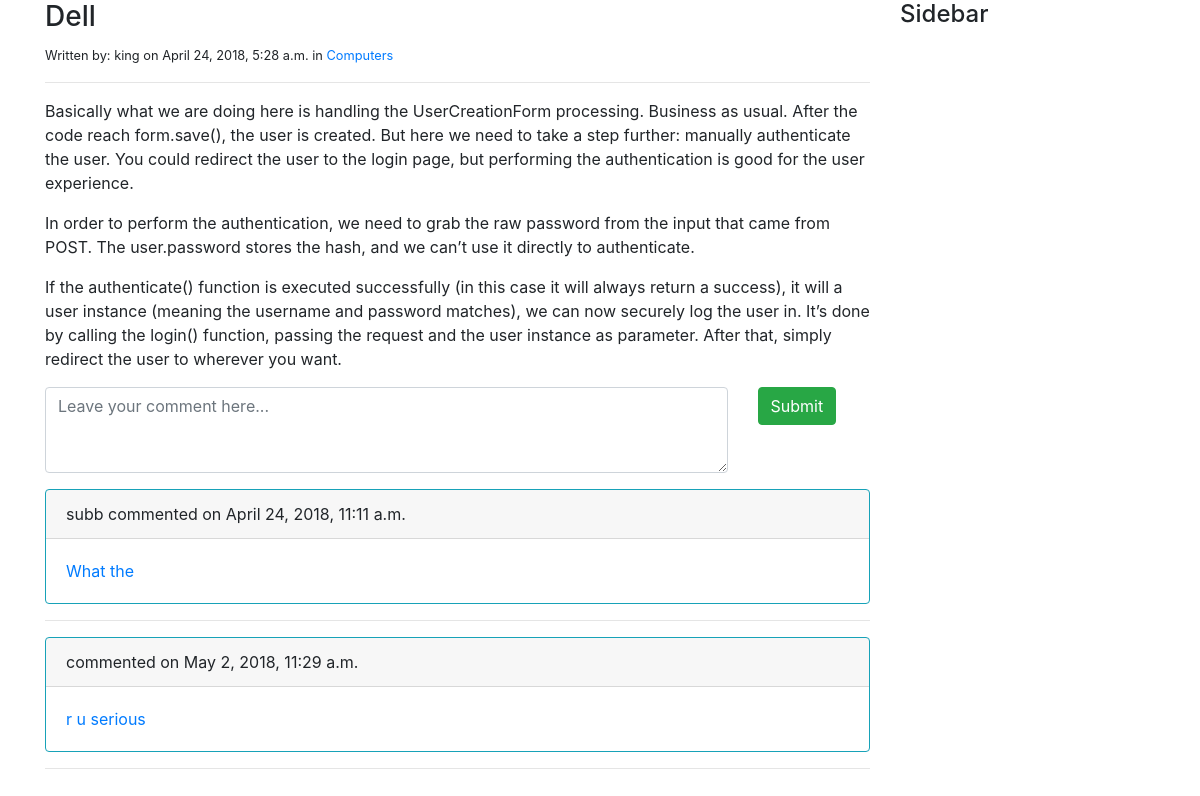
Page /blog/dell/ on the earlier database version.
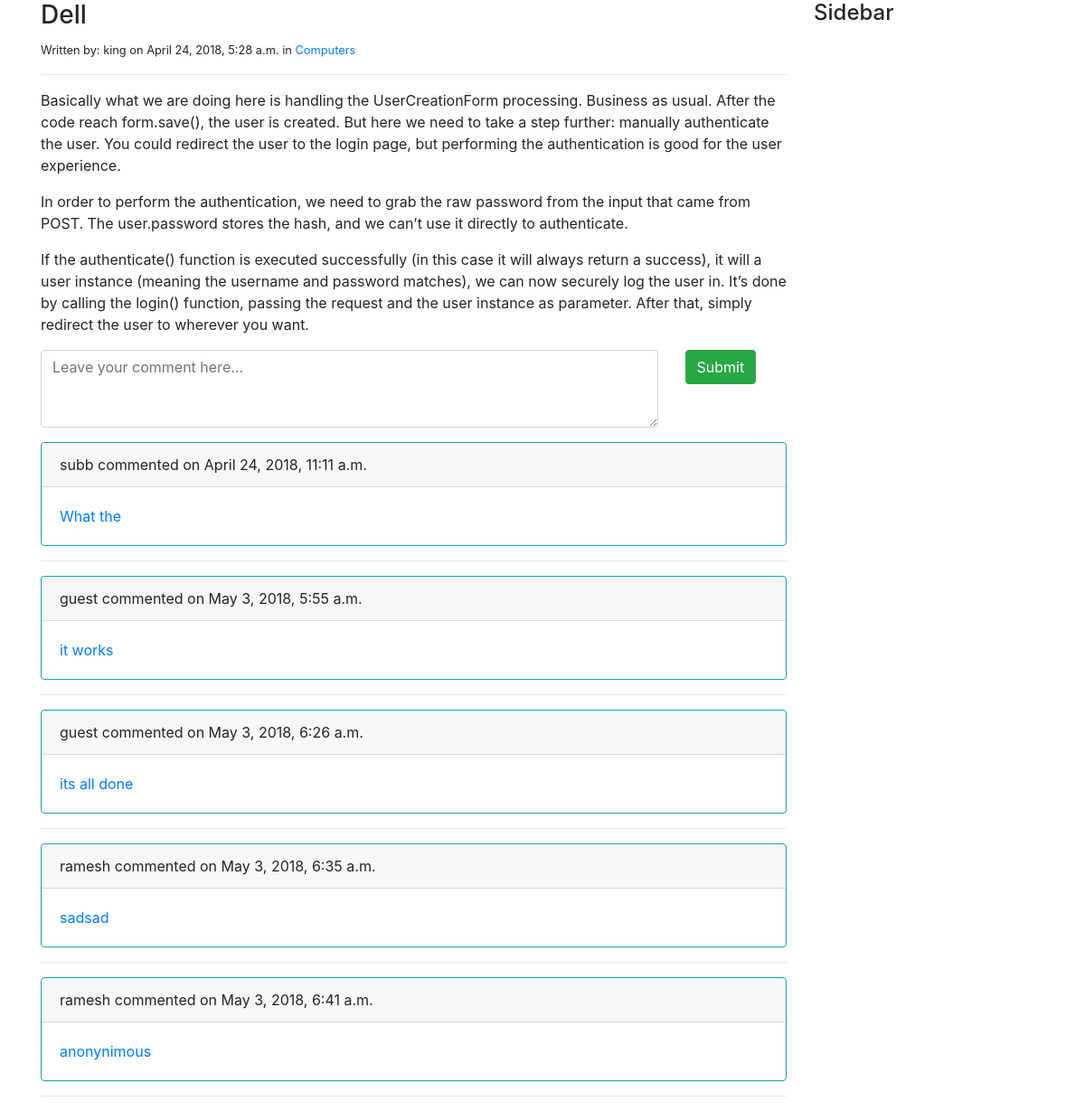
Same page on the later database version.
### blog/models.py (models this page shows, shortened)
class Post(models.Model):
    STATUS_CHOICE = (
        ('draft', 'Draft'),
        ('published', 'Published'),
    )
    category = models.ForeignKey(Category)
    title = models.CharField(max_length=250)
    slug = models.CharField(max_length=250, unique=True)
    content = models.TextField()
    seo_title = models.CharField(max_length=250)
    seo_description = models.CharField(max_length=160)
    author = models.ForeignKey(User, related_name='blog_posts')
    published = models.DateTimeField(default=timezone.now)
    created = models.DateTimeField(auto_now_add=True)
    updated = models.DateTimeField(auto_now=True)
    status = models.CharField(max_length=10, choices=STATUS_CHOICE, default='draft')

class Category(models.Model):
    name = models.CharField(max_length=250)
    slug = models.CharField(max_length=250, unique=True)
    class Meta:
        ordering = ('name',)
        verbose_name = 'category'
        verbose_name_plural = 'categories'
    def get_absolute_url(self):
        return reverse('blog:list_of_post_by_category', args=[self.slug])
    def __str__(self):
        return self.name

class Comment(models.Model):
    post = models.ForeignKey(Post, related_name='comments')
    user = models.CharField(max_length=250)
    email = models.EmailField()
    body = models.TextField()
    created = models.DateTimeField(auto_now_add=True)
    approved = models.BooleanField(default=False)

### blog/views.py (the view, shortened to what this page needs)
# urls.py: url(r'^(?P<slug>[-\w\s]+)/$', views.post_detail, name='post_detail'),
def post_detail(request, slug):
    post = get_object_or_404(Post, slug=slug)
    form = InBlogCommentForm(request.POST)
    user = request.user
    if user is None:
        user = "Anonymous"
    if post.status == 'published':
        template = 'blog/post/post_detail.html'
    else:
        template = 'blog/post/post_preview.html'
    context = {'post': post, 'form': form, 'user': user}
    print(user)
    return render(request, template, context)

### blog/forms.py
class InBlogCommentForm(forms.ModelForm):
    class Meta:
        model = Comment
        fields = ('body',)

### blog/templates/blog/post/post_detail.html (shortened to what this page needs)
{% extends 'blog/base.html'%}
{% load crispy_forms_tags %}
{% block content %}
<div class="row">
    <div class="col-md-9">
        <div class="page-header">
            <h3>{{ post.title }}</h3>
        </div>
        <small>Written by: {{ post.author }} on {{ post.published }} in <a href="{{ post.category.get_absolute_url }}">{{post.category}}</a>
        </small>
        <hr>
        {{ post.content|linebreaks }}
        <div>
            <form method="POST">
                <div class="form-group row">
                    <div class="col-md-10">
                        <textarea name="body" id="id_body" class="form-control round-0" type="text" rows="3"
                                  placeholder="Leave your comment here..."></textarea>
                    </div>
                    <div class="col-md-2">
                        <button type="submit" class="btn btn-success">
                            Submit
                        </button>
                    </div>
                </div>
            </form>
        </div>
        {% for comment in post.comments.all %}
        <div class="card border-info mb-3">
            <div class="card-header">
                {{ comment.user }} commented on {{ comment.created }}
            </div>
            <div class="card-body text-primary">
                <p class="card-text">
                    {{ comment.body }}
                </p>
            </div>
        </div>
        <hr>
        {% empty %}
        <p>no comments</p>
        <hr>
        {% endfor %}
    </div>
    <div class="col-md-3">
        <div class="page-header">
            <h4>Sidebar</h4>
        </div>
    </div>
</div>
{% endblock %}

### blog/templates/blog/base.html (shortened to what this page needs)
{% load static %}
<!DOCTYPE html>
<html lang="en">
  <head>
        <link rel='stylesheet' type='text/css' href="{% static 'css/bootstrap.min.css' %}">
        <link href="{% static 'css/ie10-viewport-bug-workaround.css' %}" rel='stylesheet' type='text/css'>
    </head>
    <body>
        <div class="container">
            {% block content %}
            {% endblock %}
        </div>
    </body>
</html>

Differences in the rows shown:
removed Comment: created "May 2, 2018, 11:29 a.m.", body "r u serious"
added Comment: user "guest", created "May 3, 2018, 5:55 a.m.", body "it works"
added Comment: user "guest", created "May 3, 2018, 6:26 a.m.", body "its all done"
added Comment: user "ramesh", created "May 3, 2018, 6:35 a.m.", body "sadsad"
added Comment: user "ramesh", created "May 3, 2018, 6:41 a.m.", body "anonynimous"
